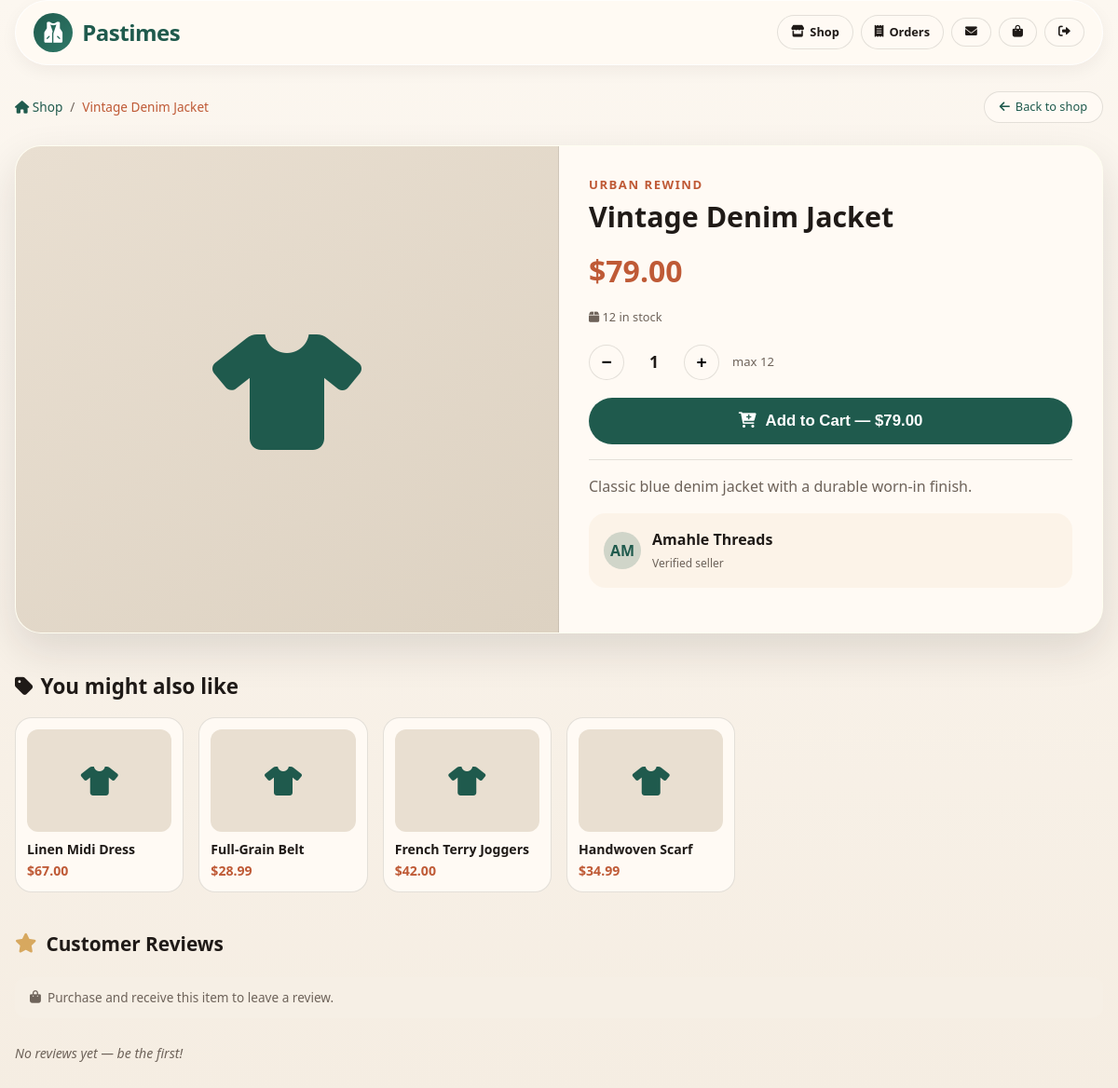
The app's page /pages/product.php?id=3 (signed in) with its own data.
### tables this page shows
CREATE TABLE `tblclothes` (
  `product_id` int(11) NOT NULL COMMENT 'AUTO_INCREMENT',
  `user_id` int(11) NOT NULL,
  `seller_id` int(11) DEFAULT NULL,
  `name` varchar(100) NOT NULL,
  `description` text NOT NULL,
  `price` decimal(10,2) NOT NULL,
  `image` varchar(255) NOT NULL DEFAULT 'placeholder-clothing.jpg',
  `brand` varchar(100) DEFAULT NULL,
  `stock` int(11) DEFAULT 0,
  `created_at` timestamp NULL DEFAULT current_timestamp()
);

### pages/product.php (the view, shortened to what this page needs)
<?php
require_once __DIR__ . "/../config/DBConn.php";
$user_id = (int)$_SESSION["user_id"];
$product_id = (int)($_GET["id"] ?? 0);
$product = null;
if ($product_id > 0) {
    $pStmt = mysqli_prepare($conn,
        "SELECT p.product_id, p.name, p.brand, p.description, p.price, p.stock, p.image,
                COALESCE(s.brand_name, 'Pastimes') AS seller_name
         FROM tblclothes p
         LEFT JOIN tblseller s ON p.seller_id = s.seller_id
         WHERE p.product_id = ?
         LIMIT 1"
    );
    if ($pStmt) {
        mysqli_stmt_bind_param($pStmt, "i", $product_id);
        mysqli_stmt_execute($pStmt);
        $product = mysqli_fetch_assoc(mysqli_stmt_get_result($pStmt));
    }
}
$related = [];
$rStmt = mysqli_prepare($conn,
    "SELECT product_id, name, price, image FROM tblclothes WHERE product_id <> ? AND stock > 0 ORDER BY created_at DESC LIMIT 4"
);
if ($rStmt) {
    mysqli_stmt_bind_param($rStmt, "i", $product_id);
    mysqli_stmt_execute($rStmt);
    $rResult = mysqli_stmt_get_result($rStmt);
    while ($row = mysqli_fetch_assoc($rResult)) $related[] = $row;
}
mysqli_query($conn, "CREATE TABLE IF NOT EXISTS tblreview (
    review_id  INT AUTO_INCREMENT PRIMARY KEY,
    product_id INT NOT NULL,
    user_id    INT NOT NULL,
    rating     TINYINT NOT NULL,
    comment    TEXT,
    created_at TIMESTAMP DEFAULT CURRENT_TIMESTAMP,
    UNIQUE KEY one_per_user (product_id, user_id)
) ENGINE=InnoDB DEFAULT CHARSET=utf8mb4");
$reviews     = [];
$canReview   = false;
$hasReviewed = false;
$eligStmt = mysqli_prepare($conn,
    "SELECT 1 FROM tblorder o
     JOIN tblorderline ol ON o.order_id = ol.order_id
     WHERE o.user_id = ? AND ol.product_id = ? AND o.status = 'delivered'
     LIMIT 1"
);
if ($eligStmt) {
    mysqli_stmt_bind_param($eligStmt, "ii", $user_id, $product_id);
    mysqli_stmt_execute($eligStmt);
    $canReview = mysqli_num_rows(mysqli_stmt_get_result($eligStmt)) > 0;
}
$hasImg = !empty($product["image"]) && $product["image"] !== "placeholder-clothing.jpg"
          && file_exists(__DIR__ . "/../uploads/" . $product["image"]);
?>
<!DOCTYPE html>
<html lang="en">
<head>
  <link rel="stylesheet" href="https://cdnjs.cloudflare.com/ajax/libs/font-awesome/6.0.0-beta3/css/all.min.css">
</head>
<body>
<div class="wrap">
  <header class="top-bar">
    <a class="logo-area" href="shop.php">
      <div class="logo-icon"><i class="fas fa-vest"></i></div>
      <div><span class="logo-text">Pastimes</span></div>
    </a>
    <div class="nav-actions">
      <a class="nav-btn" href="shop.php"><i class="fas fa-store"></i> Shop</a>
      <a class="nav-btn" href="my_orders.php"><i class="fas fa-receipt"></i> Orders</a>
      <a class="nav-btn" href="messages.php"><i class="fas fa-envelope"></i></a>
      <a class="nav-btn" href="checkout.php">
        <i class="fas fa-shopping-bag"></i>
      </a>
      <a class="nav-btn" href="logout.php"><i class="fas fa-sign-out-alt"></i></a>
    </div>
  </header>
  <div class="breadcrumb">
    <a href="shop.php"><i class="fas fa-home"></i> Shop</a>
    <span>/</span>
    <span style="color:var(--rust);font-weight:500"><?php echo htmlspecialchars($product["name"]); ?></span>
    <div style="margin-left:auto">
      <a href="shop.php" class="back-btn"><i class="fas fa-arrow-left"></i> Back to shop</a>
    </div>
  </div>
  <div class="product-box">
    <div class="product-grid">
      <div class="gallery">
        <?php if ($hasImg): ?>
          <img src="../uploads/<?php echo htmlspecialchars($product["image"]); ?>"
               alt="<?php echo htmlspecialchars($product["name"]); ?>">
        <?php else: ?>
          <div class="gallery-icon"><i class="fas fa-tshirt"></i></div>
        <?php endif; ?>
      </div>
      <div class="info">
        <div class="brand"><?php echo htmlspecialchars($product["brand"] ?? "Pastimes"); ?></div>
        <h1><?php echo htmlspecialchars($product["name"]); ?></h1>
        <div class="price">$<?php echo number_format((float)$product["price"], 2); ?></div>
        <div class="stock-info">
          <i class="fas fa-box"></i>
          <?php echo (int)$product["stock"]; ?> in stock
        </div>
        <div class="qty-row">
          <button class="qty-btn" id="btnMinus">−</button>
          <span class="qty-val" id="qtyVal">1</span>
          <button class="qty-btn" id="btnPlus">+</button>
          <span style="font-size:.82rem;color:var(--muted)">max <?php echo (int)$product["stock"]; ?></span>
        </div>
        <button class="btn-add" id="btnAddCart">
          <i class="fas fa-cart-plus"></i>
          Add to Cart — $<?php echo number_format((float)$product["price"], 2); ?>
        </button>
        <div class="desc"><?php echo nl2br(htmlspecialchars($product["description"] ?? "")); ?></div>
        <div class="seller-card">
          <div class="seller-av"><?php echo strtoupper(substr($product["seller_name"], 0, 2)); ?></div>
          <div>
            <strong><?php echo htmlspecialchars($product["seller_name"]); ?></strong><br>
            <span style="font-size:.75rem;color:var(--muted)">Verified seller</span>
          </div>
        </div>
      </div>
    </div>
  </div>
  <?php if ($related): ?>
  <div class="related-title"><i class="fas fa-tag"></i> You might also like</div>
  <div class="related-grid">
    <?php foreach ($related as $r):
      $rHasImg = !empty($r["image"]) && $r["image"] !== "placeholder-clothing.jpg"
                 && file_exists(__DIR__ . "/../uploads/" . $r["image"]);
    ?>
    <a class="related-card" href="product.php?id=<?php echo (int)$r["product_id"]; ?>">
      <div class="related-img">
        <?php if ($rHasImg): ?>
          <img src="../uploads/<?php echo htmlspecialchars($r["image"]); ?>" alt="">
        <?php else: ?>
          <i class="fas fa-tshirt" style="font-size:2rem"></i>
        <?php endif; ?>
      </div>
      <div class="related-name"><?php echo htmlspecialchars($r["name"]); ?></div>
      <div class="related-price">$<?php echo number_format((float)$r["price"], 2); ?></div>
    </a>
    <?php endforeach; ?>
  </div>
  <?php endif; ?>
  <section class="reviews-section">
    <h2 class="reviews-title">
      <i class="fas fa-star" style="color:var(--gold)"></i> Customer Reviews
    </h2>
    <?php if ($canReview && !$hasReviewed): ?>
    <div class="review-form-card">
      <h3><i class="fas fa-pen" style="color:var(--forest)"></i> Write a Review</h3>
      <form method="POST" action="submit_review.php">
        <input type="hidden" name="product_id" value="<?php echo $product_id; ?>">
        <div class="star-picker">
          <?php for ($s = 5; $s >= 1; $s--): ?>
            <input type="radio" name="rating" value="<?php echo $s; ?>" id="star<?php echo $s; ?>" <?php echo $s === 5 ? 'required' : ''; ?>>
            <label for="star<?php echo $s; ?>"><i class="fas fa-star"></i></label>
          <?php endfor; ?>
        </div>
        <textarea name="comment" rows="3" placeholder="Share your thoughts about fit, quality, or anything else…"></textarea>
        <button type="submit" class="btn-add" style="width:auto;padding:11px 26px;font-size:.9rem;margin:0">
          <i class="fas fa-paper-plane"></i> Submit Review
        </button>
      </form>
    </div>
    <?php elseif ($canReview && $hasReviewed): ?>
      <p class="review-note"><i class="fas fa-check-circle" style="color:var(--forest)"></i> You have already reviewed this product.</p>
    <?php else: ?>
      <p class="review-note"><i class="fas fa-shopping-bag"></i> Purchase and receive this item to leave a review.</p>
    <?php endif; ?>
    <?php if (!$reviews): ?>
      <p class="review-empty">No reviews yet — be the first!</p>
    <?php endif; ?>
  </section>
</div>
</body>
</html>

### records on screen
tblclothes: name "Vintage Denim Jacket", brand "URBAN REWIND", price "79.00", stock "12", description "Classic blue denim jacket with a durable worn-in finish."
tblclothes: name "Linen Midi Dress", price "67.00"
tblclothes: name "Full-Grain Belt", price "28.99"
tblclothes: name "French Terry Joggers", price "42.00"
tblclothes: name "Handwoven Scarf", price "34.99"

### other values on screen
substr($product["seller_name"], 0, 2) "AM"
$product["seller_name"] "Amahle Threads"
